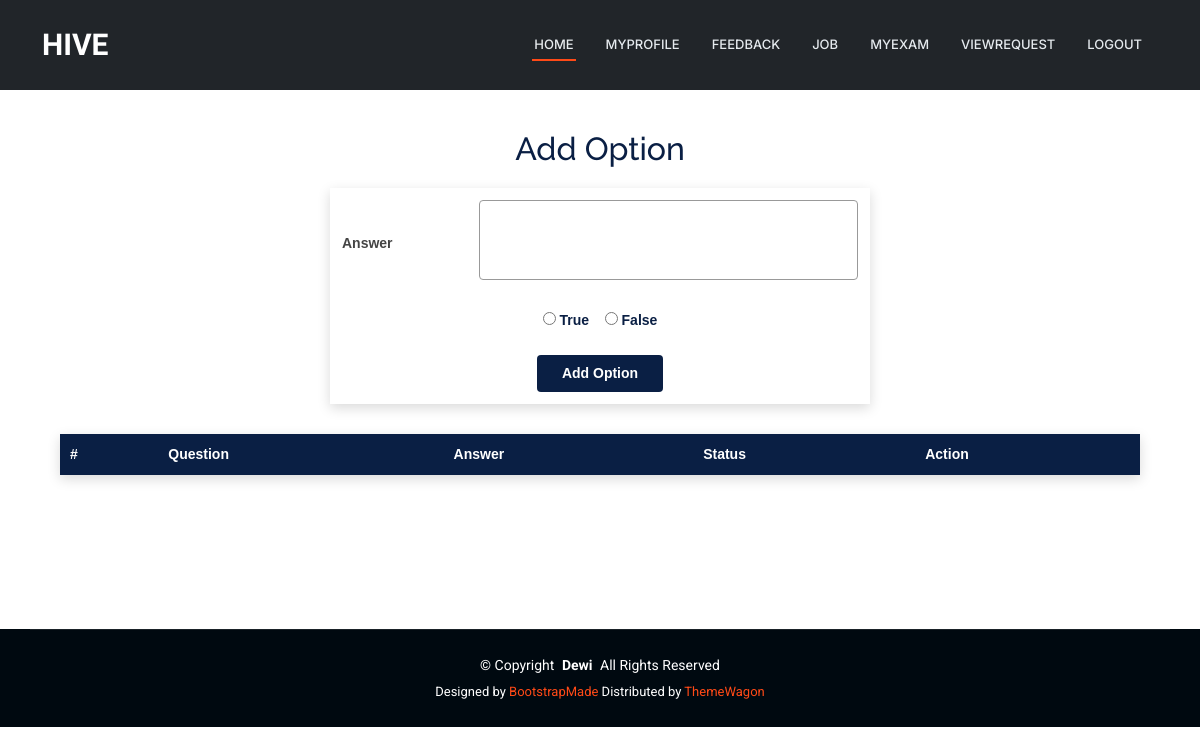
The page /JobProvider/addoptions/10 on the database as committed earlier.
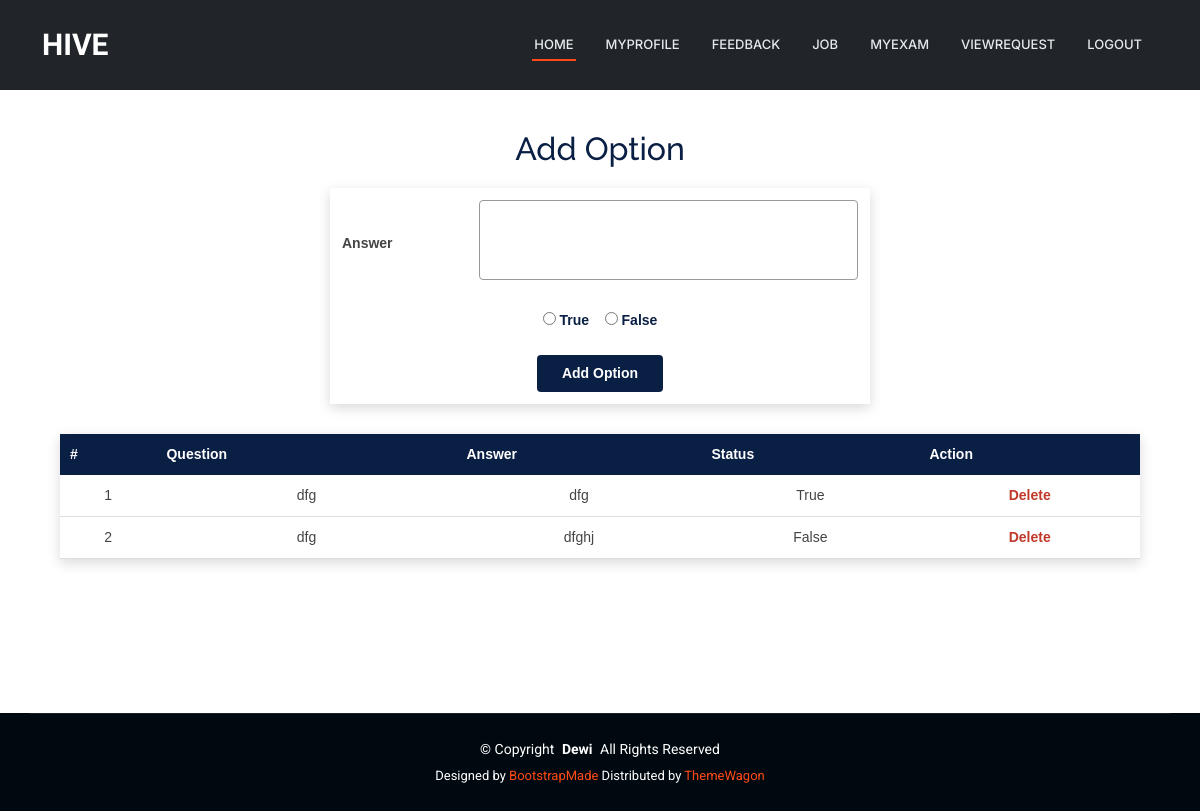
The same page on the database as committed later.
### JobProvider/models.py (models this page shows)
class tbl_options(models.Model):
    questions=models.ForeignKey(tbl_questions,on_delete=models.CASCADE)
    answer=models.CharField(max_length=100)
    status = models.BooleanField()

class tbl_questions(models.Model):
    question=models.CharField(max_length=100)
    examination=models.ForeignKey(tbl_examination,on_delete=models.CASCADE)

### JobProvider/views.py (the view)
# urls.py: path('addoptions/<int:id>',views.addoptions,name='addoptions'),
def addoptions(request, id):
    que = tbl_options.objects.filter(questions=id)
    if request.method == "POST":
        questions = tbl_questions.objects.get(id=id)
        ans = request.POST.get("txt_answer")
        status = request.POST.get("txt_radio") == "True"
        count = tbl_options.objects.filter(questions=questions, status=True).count()
        if status and count > 0:
            return render(request, 'JobProvider/Option.html', {
                'msg': "Corrected Answer is already added",
                'result': que,
                'id': id
            })
        else:
            tbl_options.objects.create(
                answer=ans,
                questions=questions,
                status=status
            )
            return redirect("JobProvider:addoptions", id=id)
    else:
        return render(request, 'JobProvider/Option.html', {'result': que, 'id': id})

### JobProvider/Templates/JobProvider/Option.html (shortened to what this page needs)
{% extends 'JobProvider/Header.html' %}
{% block content %}
<head>
</head>
<div class="jp-option-wrapper">
    <h2 class="jp-option-title">Add Option</h2>
    <form action="" method="post" enctype="multipart/form-data">
        <table class="jp-option-form-table">
            <tr>
                <td><strong>Answer</strong></td>
                <td><textarea name="txt_answer" required></textarea></td>
            </tr>
            <tr>
                <td colspan="2" align="center" class="jp-option-radio">
                    <input type="radio" name="txt_radio" value="True"> True
                    &nbsp;&nbsp;
                    <input type="radio" name="txt_radio" value="False"> False
                </td>
            </tr>
            <tr>
                <td colspan="2" align="center">
                    <input type="submit" value="Add Option" class="jp-option-btn">
                </td>
            </tr>
        </table>
    </form>
    <table class="jp-option-table">
        <tr>
            <th>#</th>
            <th>Question</th>
            <th>Answer</th>
            <th>Status</th>
            <th>Action</th>
        </tr>
        {% for i in result %}
        <tr>
            <td>{{ forloop.counter }}</td>
            <td width="300">{{ i.questions.question }}</td>
            <td>{{ i.answer }}</td>
            <td>{{ i.status }}</td>
            <td class="jp-option-delete">
                <a href="{% url 'JobProvider:delopt' i.id id %}">Delete</a>
            </td>
        </tr>
        {% endfor %}
    </table>
</div>
{% endblock %}

Rows that differ between the two databases and show on the page:
added tbl_options: questions.question "dfg", answer "dfg", status "True"
added tbl_options: questions.question "dfg", answer "dfghj", status "False"
